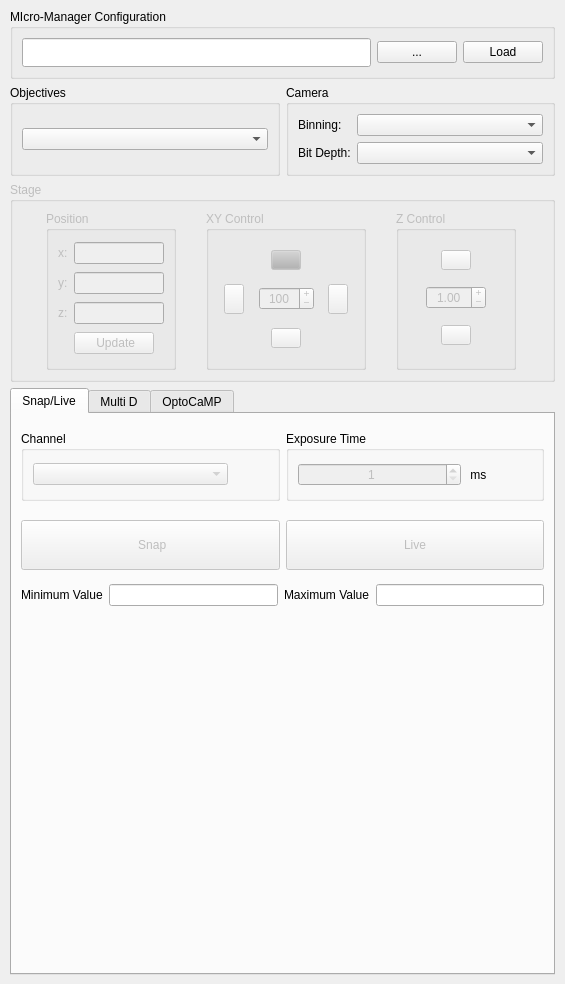
<?xml version="1.0" encoding="UTF-8"?>
<ui version="4.0">
 <class>MainWindow</class>
 <widget class="QMainWindow" name="MainWindow">
  <property name="geometry">
   <rect>
    <x>0</x>
    <y>0</y>
    <width>565</width>
    <height>984</height>
   </rect>
  </property>
  <property name="windowTitle">
   <string>MainWindow</string>
  </property>
  <property name="whatsThis">
   <string notr="true"/>
  </property>
  <property name="dockNestingEnabled">
   <bool>false</bool>
  </property>
  <widget class="QWidget" name="centralwidget">
   <layout class="QGridLayout" name="gridLayout_6">
    <property name="leftMargin">
     <number>10</number>
    </property>
    <property name="rightMargin">
     <number>10</number>
    </property>
    <item row="0" column="0" colspan="2">
     <widget class="QGroupBox" name="groupBox">
      <property name="maximumSize">
       <size>
        <width>16777215</width>
        <height>70</height>
       </size>
      </property>
      <property name="title">
       <string>MIcro-Manager Configuration</string>
      </property>
      <layout class="QGridLayout" name="gridLayout">
       <item row="0" column="0">
        <widget class="QLineEdit" name="cfg_LineEdit">
         <property name="sizePolicy">
          <sizepolicy hsizetype="Expanding" vsizetype="Expanding">
           <horstretch>0</horstretch>
           <verstretch>0</verstretch>
          </sizepolicy>
         </property>
         <property name="readOnly">
          <bool>true</bool>
         </property>
        </widget>
       </item>
       <item row="0" column="1">
        <widget class="QPushButton" name="browse_cfg_Button">
         <property name="sizePolicy">
          <sizepolicy hsizetype="Fixed" vsizetype="Fixed">
           <horstretch>0</horstretch>
           <verstretch>0</verstretch>
          </sizepolicy>
         </property>
         <property name="text">
          <string>...</string>
         </property>
        </widget>
       </item>
       <item row="0" column="2">
        <widget class="QPushButton" name="load_cgf_Button">
         <property name="sizePolicy">
          <sizepolicy hsizetype="Fixed" vsizetype="Fixed">
           <horstretch>0</horstretch>
           <verstretch>0</verstretch>
          </sizepolicy>
         </property>
         <property name="text">
          <string>Load</string>
         </property>
        </widget>
       </item>
      </layout>
     </widget>
    </item>
    <item row="1" column="0">
     <widget class="QGroupBox" name="objective_groupBox">
      <property name="enabled">
       <bool>true</bool>
      </property>
      <property name="title">
       <string>Objectives</string>
      </property>
      <layout class="QGridLayout" name="gridLayout_2">
       <item row="0" column="0">
        <widget class="QComboBox" name="objective_comboBox">
         <property name="enabled">
          <bool>true</bool>
         </property>
         <property name="sizePolicy">
          <sizepolicy hsizetype="Expanding" vsizetype="Fixed">
           <horstretch>0</horstretch>
           <verstretch>0</verstretch>
          </sizepolicy>
         </property>
         <property name="toolTipDuration">
          <number>0</number>
         </property>
        </widget>
       </item>
      </layout>
     </widget>
    </item>
    <item row="1" column="1">
     <widget class="QGroupBox" name="camera_groupBox">
      <property name="enabled">
       <bool>true</bool>
      </property>
      <property name="title">
       <string>Camera</string>
      </property>
      <layout class="QGridLayout" name="gridLayout_3">
       <item row="0" column="1">
        <widget class="QComboBox" name="bin_comboBox">
         <property name="enabled">
          <bool>true</bool>
         </property>
         <property name="sizePolicy">
          <sizepolicy hsizetype="Expanding" vsizetype="Fixed">
           <horstretch>0</horstretch>
           <verstretch>0</verstretch>
          </sizepolicy>
         </property>
        </widget>
       </item>
       <item row="0" column="0">
        <widget class="QLabel" name="label_22">
         <property name="sizePolicy">
          <sizepolicy hsizetype="Preferred" vsizetype="Fixed">
           <horstretch>0</horstretch>
           <verstretch>0</verstretch>
          </sizepolicy>
         </property>
         <property name="text">
          <string>Binning:</string>
         </property>
        </widget>
       </item>
       <item row="1" column="1">
        <widget class="QComboBox" name="bit_comboBox">
         <property name="enabled">
          <bool>true</bool>
         </property>
         <property name="sizePolicy">
          <sizepolicy hsizetype="Expanding" vsizetype="Fixed">
           <horstretch>0</horstretch>
           <verstretch>0</verstretch>
          </sizepolicy>
         </property>
        </widget>
       </item>
       <item row="1" column="0">
        <widget class="QLabel" name="label_6">
         <property name="sizePolicy">
          <sizepolicy hsizetype="Preferred" vsizetype="Fixed">
           <horstretch>0</horstretch>
           <verstretch>0</verstretch>
          </sizepolicy>
         </property>
         <property name="text">
          <string>Bit Depth:</string>
         </property>
        </widget>
       </item>
      </layout>
     </widget>
    </item>
    <item row="2" column="0" colspan="2">
     <widget class="QGroupBox" name="stage_groupBox">
      <property name="enabled">
       <bool>false</bool>
      </property>
      <property name="minimumSize">
       <size>
        <width>0</width>
        <height>200</height>
       </size>
      </property>
      <property name="title">
       <string>Stage</string>
      </property>
      <layout class="QHBoxLayout" name="horizontalLayout">
       <item>
        <widget class="QGroupBox" name="position_groupBox">
         <property name="enabled">
          <bool>false</bool>
         </property>
         <property name="sizePolicy">
          <sizepolicy hsizetype="Fixed" vsizetype="Preferred">
           <horstretch>0</horstretch>
           <verstretch>0</verstretch>
          </sizepolicy>
         </property>
         <property name="minimumSize">
          <size>
           <width>0</width>
           <height>150</height>
          </size>
         </property>
         <property name="maximumSize">
          <size>
           <width>130</width>
           <height>16777215</height>
          </size>
         </property>
         <property name="title">
          <string>Position</string>
         </property>
         <layout class="QGridLayout" name="gridLayout_8">
          <item row="0" column="0">
           <widget class="QLabel" name="label_7">
            <property name="sizePolicy">
             <sizepolicy hsizetype="Fixed" vsizetype="Fixed">
              <horstretch>0</horstretch>
              <verstretch>0</verstretch>
             </sizepolicy>
            </property>
            <property name="text">
             <string>x:</string>
            </property>
           </widget>
          </item>
          <item row="0" column="1">
           <widget class="QLineEdit" name="x_lineEdit">
            <property name="alignment">
             <set>Qt::AlignCenter</set>
            </property>
            <property name="readOnly">
             <bool>true</bool>
            </property>
           </widget>
          </item>
          <item row="1" column="0">
           <widget class="QLabel" name="label_8">
            <property name="sizePolicy">
             <sizepolicy hsizetype="Fixed" vsizetype="Fixed">
              <horstretch>0</horstretch>
              <verstretch>0</verstretch>
             </sizepolicy>
            </property>
            <property name="text">
             <string>y:</string>
            </property>
           </widget>
          </item>
          <item row="1" column="1">
           <widget class="QLineEdit" name="y_lineEdit">
            <property name="alignment">
             <set>Qt::AlignCenter</set>
            </property>
            <property name="readOnly">
             <bool>true</bool>
            </property>
           </widget>
          </item>
          <item row="2" column="0">
           <widget class="QLabel" name="label_9">
            <property name="sizePolicy">
             <sizepolicy hsizetype="Fixed" vsizetype="Fixed">
              <horstretch>0</horstretch>
              <verstretch>0</verstretch>
             </sizepolicy>
            </property>
            <property name="text">
             <string>z:</string>
            </property>
           </widget>
          </item>
          <item row="2" column="1">
           <widget class="QLineEdit" name="z_lineEdit">
            <property name="alignment">
             <set>Qt::AlignCenter</set>
            </property>
            <property name="readOnly">
             <bool>true</bool>
            </property>
           </widget>
          </item>
          <item row="3" column="1">
           <widget class="QPushButton" name="pos_update_Button">
            <property name="enabled">
             <bool>false</bool>
            </property>
            <property name="sizePolicy">
             <sizepolicy hsizetype="Fixed" vsizetype="Fixed">
              <horstretch>0</horstretch>
              <verstretch>0</verstretch>
             </sizepolicy>
            </property>
            <property name="text">
             <string>  Update </string>
            </property>
           </widget>
          </item>
         </layout>
        </widget>
       </item>
       <item>
        <widget class="QGroupBox" name="XY_groupBox">
         <property name="enabled">
          <bool>false</bool>
         </property>
         <property name="sizePolicy">
          <sizepolicy hsizetype="Fixed" vsizetype="Preferred">
           <horstretch>0</horstretch>
           <verstretch>0</verstretch>
          </sizepolicy>
         </property>
         <property name="minimumSize">
          <size>
           <width>160</width>
           <height>0</height>
          </size>
         </property>
         <property name="maximumSize">
          <size>
           <width>160</width>
           <height>16777215</height>
          </size>
         </property>
         <property name="title">
          <string>XY Control</string>
         </property>
         <layout class="QGridLayout" name="gridLayout_4">
          <property name="leftMargin">
           <number>5</number>
          </property>
          <property name="topMargin">
           <number>5</number>
          </property>
          <property name="rightMargin">
           <number>5</number>
          </property>
          <property name="bottomMargin">
           <number>5</number>
          </property>
          <property name="horizontalSpacing">
           <number>5</number>
          </property>
          <property name="verticalSpacing">
           <number>0</number>
          </property>
          <item row="0" column="1" alignment="Qt::AlignHCenter">
           <widget class="QPushButton" name="y_up_Button">
            <property name="enabled">
             <bool>false</bool>
            </property>
            <property name="maximumSize">
             <size>
              <width>30</width>
              <height>20</height>
             </size>
            </property>
            <property name="palette">
             <palette>
              <active>
               <colorrole role="Button">
                <brush brushstyle="SolidPattern">
                 <color alpha="255">
                  <red>179</red>
                  <green>179</green>
                  <blue>179</blue>
                 </color>
                </brush>
               </colorrole>
              </active>
              <inactive>
               <colorrole role="Button">
                <brush brushstyle="SolidPattern">
                 <color alpha="255">
                  <red>179</red>
                  <green>179</green>
                  <blue>179</blue>
                 </color>
                </brush>
               </colorrole>
              </inactive>
              <disabled>
               <colorrole role="Button">
                <brush brushstyle="SolidPattern">
                 <color alpha="255">
                  <red>179</red>
                  <green>179</green>
                  <blue>179</blue>
                 </color>
                </brush>
               </colorrole>
              </disabled>
             </palette>
            </property>
            <property name="text">
             <string/>
            </property>
           </widget>
          </item>
          <item row="1" column="0" alignment="Qt::AlignHCenter">
           <widget class="QPushButton" name="left_Button">
            <property name="enabled">
             <bool>false</bool>
            </property>
            <property name="maximumSize">
             <size>
              <width>20</width>
              <height>30</height>
             </size>
            </property>
            <property name="text">
             <string/>
            </property>
           </widget>
          </item>
          <item row="1" column="1" alignment="Qt::AlignHCenter|Qt::AlignVCenter">
           <widget class="QSpinBox" name="xy_step_size_SpinBox">
            <property name="enabled">
             <bool>false</bool>
            </property>
            <property name="sizePolicy">
             <sizepolicy hsizetype="Fixed" vsizetype="Fixed">
              <horstretch>0</horstretch>
              <verstretch>0</verstretch>
             </sizepolicy>
            </property>
            <property name="minimumSize">
             <size>
              <width>55</width>
              <height>0</height>
             </size>
            </property>
            <property name="maximumSize">
             <size>
              <width>55</width>
              <height>16777215</height>
             </size>
            </property>
            <property name="layoutDirection">
             <enum>Qt::LeftToRight</enum>
            </property>
            <property name="alignment">
             <set>Qt::AlignCenter</set>
            </property>
            <property name="buttonSymbols">
             <enum>QAbstractSpinBox::PlusMinus</enum>
            </property>
            <property name="showGroupSeparator" stdset="0">
             <bool>false</bool>
            </property>
            <property name="minimum">
             <number>0</number>
            </property>
            <property name="maximum">
             <number>10000</number>
            </property>
            <property name="value">
             <number>100</number>
            </property>
           </widget>
          </item>
          <item row="1" column="2" alignment="Qt::AlignHCenter">
           <widget class="QPushButton" name="right_Button">
            <property name="enabled">
             <bool>false</bool>
            </property>
            <property name="maximumSize">
             <size>
              <width>20</width>
              <height>30</height>
             </size>
            </property>
            <property name="text">
             <string/>
            </property>
           </widget>
          </item>
          <item row="2" column="1" alignment="Qt::AlignHCenter">
           <widget class="QPushButton" name="y_down_Button">
            <property name="enabled">
             <bool>false</bool>
            </property>
            <property name="maximumSize">
             <size>
              <width>30</width>
              <height>20</height>
             </size>
            </property>
            <property name="text">
             <string/>
            </property>
           </widget>
          </item>
         </layout>
        </widget>
       </item>
       <item>
        <widget class="QGroupBox" name="Z_groupBox">
         <property name="enabled">
          <bool>false</bool>
         </property>
         <property name="minimumSize">
          <size>
           <width>120</width>
           <height>0</height>
          </size>
         </property>
         <property name="maximumSize">
          <size>
           <width>120</width>
           <height>16777215</height>
          </size>
         </property>
         <property name="title">
          <string>Z Control</string>
         </property>
         <layout class="QGridLayout" name="gridLayout_7">
          <item row="0" column="0" alignment="Qt::AlignHCenter">
           <widget class="QPushButton" name="up_Button">
            <property name="enabled">
             <bool>false</bool>
            </property>
            <property name="maximumSize">
             <size>
              <width>30</width>
              <height>20</height>
             </size>
            </property>
            <property name="layoutDirection">
             <enum>Qt::LeftToRight</enum>
            </property>
            <property name="autoFillBackground">
             <bool>false</bool>
            </property>
            <property name="text">
             <string/>
            </property>
           </widget>
          </item>
          <item row="1" column="0">
           <widget class="QDoubleSpinBox" name="z_step_size_doubleSpinBox">
            <property name="enabled">
             <bool>false</bool>
            </property>
            <property name="maximumSize">
             <size>
              <width>60</width>
              <height>16777215</height>
             </size>
            </property>
            <property name="alignment">
             <set>Qt::AlignCenter</set>
            </property>
            <property name="buttonSymbols">
             <enum>QAbstractSpinBox::PlusMinus</enum>
            </property>
            <property name="showGroupSeparator" stdset="0">
             <bool>false</bool>
            </property>
            <property name="maximum">
             <double>10000.000000000000000</double>
            </property>
            <property name="singleStep">
             <double>0.100000000000000</double>
            </property>
            <property name="value">
             <double>1.000000000000000</double>
            </property>
           </widget>
          </item>
          <item row="2" column="0" alignment="Qt::AlignHCenter">
           <widget class="QPushButton" name="down_Button">
            <property name="enabled">
             <bool>false</bool>
            </property>
            <property name="maximumSize">
             <size>
              <width>30</width>
              <height>20</height>
             </size>
            </property>
            <property name="text">
             <string/>
            </property>
           </widget>
          </item>
         </layout>
        </widget>
       </item>
      </layout>
     </widget>
    </item>
    <item row="3" column="0" colspan="2">
     <widget class="QTabWidget" name="tabWidget">
      <property name="enabled">
       <bool>true</bool>
      </property>
      <property name="minimumSize">
       <size>
        <width>0</width>
        <height>0</height>
       </size>
      </property>
      <property name="currentIndex">
       <number>0</number>
      </property>
      <widget class="QWidget" name="snap_live_tab">
       <property name="enabled">
        <bool>true</bool>
       </property>
       <attribute name="title">
        <string>Snap/Live</string>
       </attribute>
       <layout class="QGridLayout" name="gridLayout_5">
        <item row="0" column="0">
         <widget class="QGroupBox" name="snap_channel_groupBox">
          <property name="enabled">
           <bool>true</bool>
          </property>
          <property name="minimumSize">
           <size>
            <width>0</width>
            <height>70</height>
           </size>
          </property>
          <property name="maximumSize">
           <size>
            <width>16777215</width>
            <height>70</height>
           </size>
          </property>
          <property name="title">
           <string>Channel</string>
          </property>
          <layout class="QHBoxLayout" name="horizontalLayout_2">
           <item>
            <widget class="QComboBox" name="snap_channel_comboBox">
             <property name="enabled">
              <bool>false</bool>
             </property>
             <property name="maximumSize">
              <size>
               <width>16777215</width>
               <height>16777215</height>
              </size>
             </property>
            </widget>
           </item>
           <item>
            <spacer name="horizontalSpacer">
             <property name="orientation">
              <enum>Qt::Horizontal</enum>
             </property>
             <property name="sizeType">
              <enum>QSizePolicy::Fixed</enum>
             </property>
             <property name="sizeHint" stdset="0">
              <size>
               <width>40</width>
               <height>20</height>
              </size>
             </property>
            </spacer>
           </item>
          </layout>
         </widget>
        </item>
        <item row="0" column="1">
         <widget class="QGroupBox" name="exp_groupBox">
          <property name="enabled">
           <bool>true</bool>
          </property>
          <property name="minimumSize">
           <size>
            <width>0</width>
            <height>70</height>
           </size>
          </property>
          <property name="maximumSize">
           <size>
            <width>16777215</width>
            <height>70</height>
           </size>
          </property>
          <property name="title">
           <string>Exposure Time</string>
          </property>
          <layout class="QHBoxLayout" name="horizontalLayout_3">
           <item>
            <widget class="QSpinBox" name="exp_spinBox">
             <property name="enabled">
              <bool>false</bool>
             </property>
             <property name="alignment">
              <set>Qt::AlignCenter</set>
             </property>
             <property name="minimum">
              <number>1</number>
             </property>
             <property name="maximum">
              <number>100000</number>
             </property>
            </widget>
           </item>
           <item>
            <widget class="QLabel" name="label_12">
             <property name="minimumSize">
              <size>
               <width>25</width>
               <height>0</height>
              </size>
             </property>
             <property name="maximumSize">
              <size>
               <width>25</width>
               <height>16777215</height>
              </size>
             </property>
             <property name="text">
              <string> ms</string>
             </property>
            </widget>
           </item>
           <item>
            <spacer name="horizontalSpacer_2">
             <property name="orientation">
              <enum>Qt::Horizontal</enum>
             </property>
             <property name="sizeType">
              <enum>QSizePolicy::Fixed</enum>
             </property>
             <property name="sizeHint" stdset="0">
              <size>
               <width>40</width>
               <height>20</height>
              </size>
             </property>
            </spacer>
           </item>
          </layout>
         </widget>
        </item>
        <item row="4" column="0" colspan="2">
         <layout class="QHBoxLayout" name="horizontalLayout_5">
          <item>
           <widget class="QLabel" name="label_18">
            <property name="enabled">
             <bool>true</bool>
            </property>
            <property name="text">
             <string>Minimum Value</string>
            </property>
           </widget>
          </item>
          <item>
           <widget class="QLineEdit" name="min_val_lineEdit">
            <property name="readOnly">
             <bool>true</bool>
            </property>
           </widget>
          </item>
          <item>
           <widget class="QLabel" name="label_19">
            <property name="text">
             <string>Maximum Value</string>
            </property>
           </widget>
          </item>
          <item>
           <widget class="QLineEdit" name="max_val_lineEdit">
            <property name="readOnly">
             <bool>true</bool>
            </property>
           </widget>
          </item>
         </layout>
        </item>
        <item row="3" column="0" colspan="2">
         <layout class="QHBoxLayout" name="horizontalLayout_4">
          <item>
           <widget class="QPushButton" name="snap_Button">
            <property name="enabled">
             <bool>false</bool>
            </property>
            <property name="minimumSize">
             <size>
              <width>0</width>
              <height>50</height>
             </size>
            </property>
            <property name="text">
             <string> Snap</string>
            </property>
           </widget>
          </item>
          <item>
           <widget class="QPushButton" name="live_Button">
            <property name="enabled">
             <bool>false</bool>
            </property>
            <property name="minimumSize">
             <size>
              <width>0</width>
              <height>50</height>
             </size>
            </property>
            <property name="text">
             <string>Live</string>
            </property>
           </widget>
          </item>
         </layout>
        </item>
        <item row="2" column="0" colspan="2">
         <spacer name="verticalSpacer">
          <property name="orientation">
           <enum>Qt::Vertical</enum>
          </property>
          <property name="sizeType">
           <enum>QSizePolicy::Fixed</enum>
          </property>
          <property name="sizeHint" stdset="0">
           <size>
            <width>13</width>
            <height>5</height>
           </size>
          </property>
         </spacer>
        </item>
        <item row="5" column="0" colspan="2">
         <spacer name="verticalSpacer_2">
          <property name="orientation">
           <enum>Qt::Vertical</enum>
          </property>
          <property name="sizeType">
           <enum>QSizePolicy::Fixed</enum>
          </property>
          <property name="sizeHint" stdset="0">
           <size>
            <width>0</width>
            <height>350</height>
           </size>
          </property>
         </spacer>
        </item>
       </layout>
      </widget>
      <widget class="MultiDWidget" name="multid_tab">
       <property name="enabled">
        <bool>true</bool>
       </property>
       <attribute name="title">
        <string>Multi D</string>
       </attribute>
      </widget>
      <widget class="OptocampWidget" name="optocamp_tab">
       <property name="enabled">
        <bool>true</bool>
       </property>
       <attribute name="title">
        <string>OptoCaMP</string>
       </attribute>
      </widget>
     </widget>
    </item>
   </layout>
  </widget>
 </widget>
 <customwidgets>
  <customwidget>
   <class>MultiDWidget</class>
   <extends>QWidget</extends>
   <header>micromanager_gui/multid_widget</header>
   <container>1</container>
  </customwidget>
  <customwidget>
   <class>OptocampWidget</class>
   <extends>QWidget</extends>
   <header location="global">micromanager_gui/optocamp_widget</header>
   <container>1</container>
  </customwidget>
 </customwidgets>
 <resources/>
 <connections/>
</ui>
